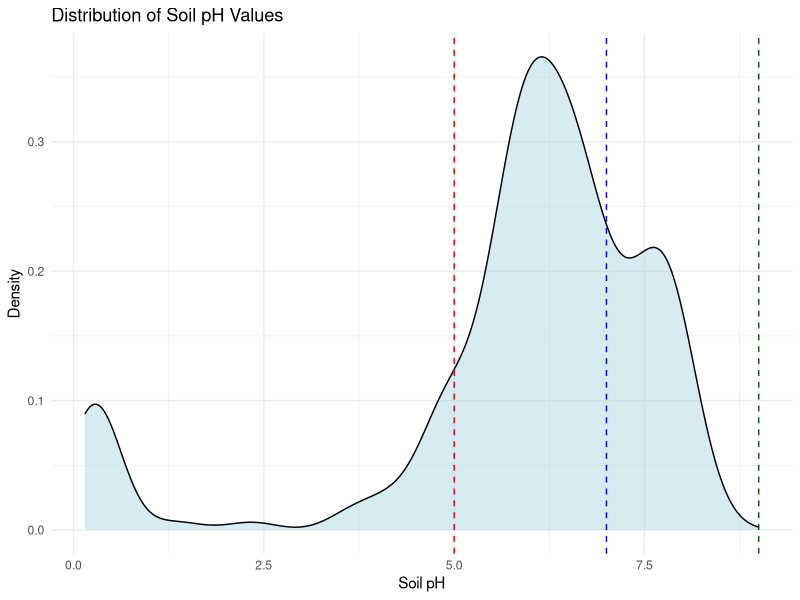

This chart was generated by the following R code:
## ---- chunk 1
library(ggplot2)
## ---- chunk 2
density_function <- read.csv("CIB_Soil_Chemistry_pH.csv")
head(density_function)
## ---- chunk 3
ggplot(density_function, aes(x = pH)) + 
  geom_density(fill = "lightblue", alpha = 0.5) + 
  
  # create vertical lines
  geom_vline(xintercept = 5, linetype = "dashed", color = "red") + 
  geom_vline(xintercept = 7, linetype = "dashed", color = "blue") + 
  geom_vline(xintercept = 9, linetype = "dashed", color = "darkgreen") + 
  
  theme_minimal() + 
  
  # create labels
  labs(title = "Distribution of Soil pH Values", x = "Soil pH", y = "Density"
  )
